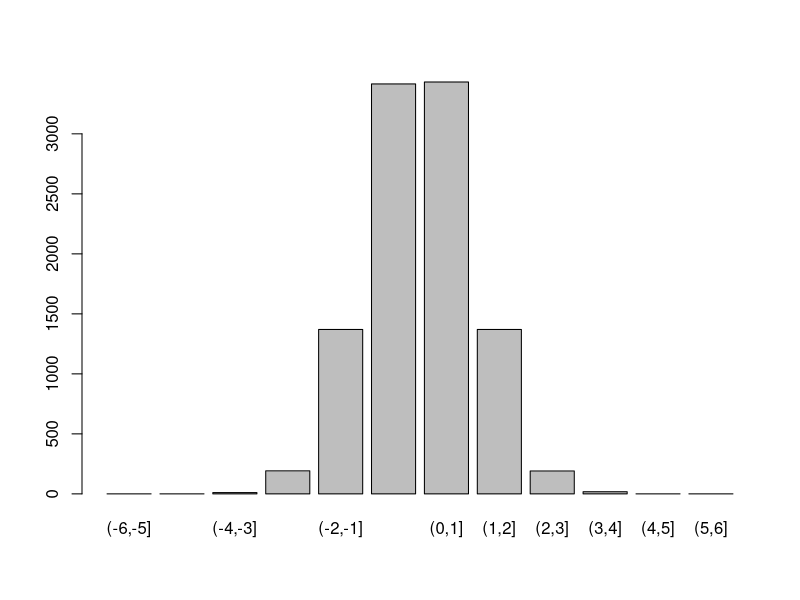
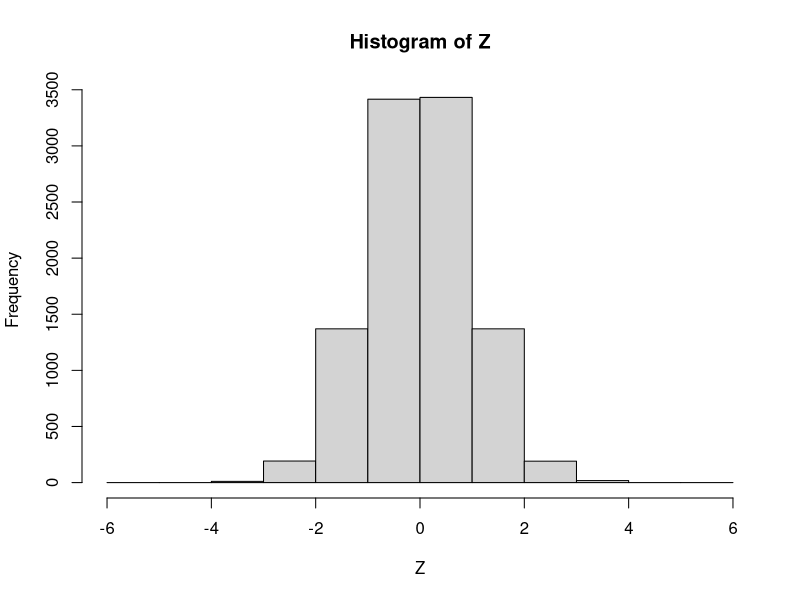

The R source for these figures, in order:
## ---- chunk 1
library(magrittr)
gsub(
  " <([^<>]*)>", "",
  lapply(.packages(TRUE), maintainer)
  %>%
    unlist()
) %>% 
  unique() %>% 
  sort() %>% 
  tail(10)
## ---- chunk 2
Z <- stats::rnorm(10000)
table(cut(Z, breaks = -6:6))
# 条形图
plot(cut(Z, breaks = -6:6))
## ---- chunk 3
# 落在区间 [-6，6] 内的点
sum(table(cut(Z, breaks = -6:6, labels = FALSE)))
# 直方图
hist(Z, breaks = -6:6)
## ---- chunk 4
aaa <- c(1,2,3,4,5,2,3,4,5,6,7)
cut(aaa, 3)
cut(aaa, 3, dig.lab = 4, ordered = TRUE)
## one way to extract the breakpoints
labs <- levels(cut(aaa, 3))
cbind(lower = as.numeric( sub("\\((.+),.*", "\\1", labs) ),
      upper = as.numeric( sub("[^,]*,([^]]*)\\]", "\\1", labs) ))
